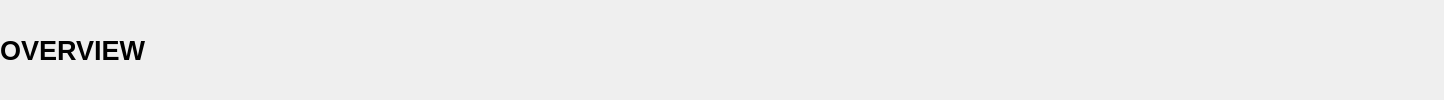
         <widget class="QFrame" name="frame_Header">
          <layout class="QVBoxLayout" name="verticalLayout_Header" stretch="0">
           <property name="leftMargin">
            <number>0</number>
           </property>
           <property name="topMargin">
            <number>0</number>
           </property>
           <property name="rightMargin">
            <number>0</number>
           </property>
           <property name="bottomMargin">
            <number>0</number>
           </property>
           <item>
            <layout class="QHBoxLayout" name="horizontalLayout_Header" stretch="1,0,1">
             <property name="spacing">
              <number>6</number>
             </property>
             <item>
              <widget class="QLabel" name="labelOverviewHeaderLeft">
               <property name="minimumSize">
                <size>
                 <width>464</width>
                 <height>60</height>
                </size>
               </property>
               <property name="maximumSize">
                <size>
                 <width>16777215</width>
                 <height>60</height>
                </size>
               </property>
               <property name="font">
                <font>
                 <pointsize>20</pointsize>
                 <weight>75</weight>
                 <bold>true</bold>
                </font>
               </property>
               <property name="text">
                <string>OVERVIEW</string>
               </property>
               <property name="alignment">
                <set>Qt::AlignLeading|Qt::AlignLeft|Qt::AlignVCenter</set>
               </property>
              </widget>
             </item>
            <item>
            <widget class="QLabel" name="labelOverviewMessage">
              <property name="minimumSize">
                <size>
                  <width>464</width>
                  <height>60</height>
                </size>
              </property>
              <property name="maximumSize">
                <size>
                  <width>16777215</width>
                  <height>60</height>
                </size>
              </property>
              <property name="font">
                <font>
                  <pointsize>15</pointsize>
                  <weight>75</weight>
                  <bold>false</bold>
                </font>
              </property>
              <property name="styleSheet">
                <string notr="true">QLabel { color: red; }</string>
              </property>
              <property name="text">
                <string></string>
              </property>
            </widget>
          </item>
             <item>
              <spacer name="horizontalSpacer_Header">
               <property name="orientation">
                <enum>Qt::Horizontal</enum>
               </property>
               <property name="sizeHint" stdset="0">
                <size>
                 <width>40</width>
                 <height>20</height>
                </size>
               </property>
              </spacer>
             </item>
             <item>
              <widget class="QLabel" name="labelOverviewHeaderRight">
               <property name="minimumSize">
                <size>
                 <width>464</width>
                 <height>60</height>
                </size>
               </property>
               <property name="maximumSize">
                <size>
                 <width>16777215</width>
                 <height>60</height>
                </size>
               </property>
               <property name="font">
                <font>
                 <pointsize>14</pointsize>
                </font>
               </property>
               <property name="text">
                <string/>
               </property>
               <property name="alignment">
                <set>Qt::AlignRight|Qt::AlignTrailing|Qt::AlignVCenter</set>
               </property>
              </widget>
             </item>
            </layout>
           </item>
          </layout>
         </widget>
